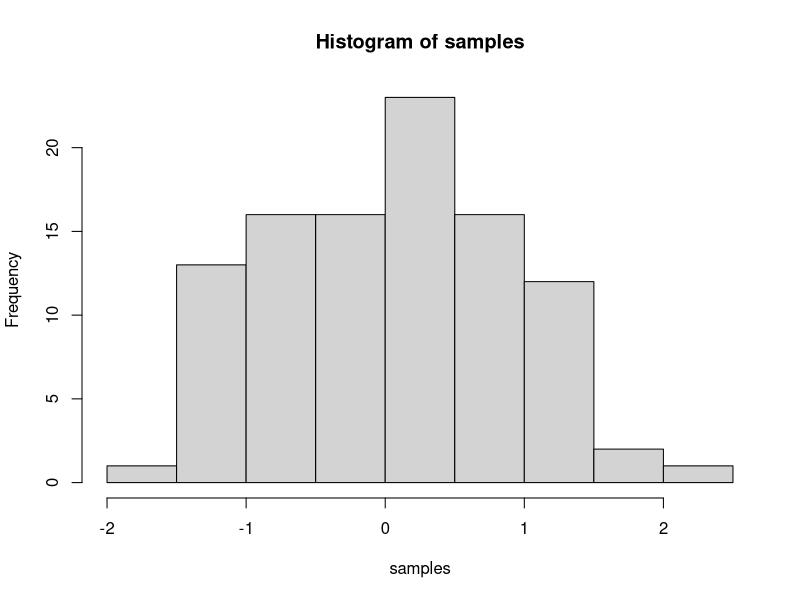
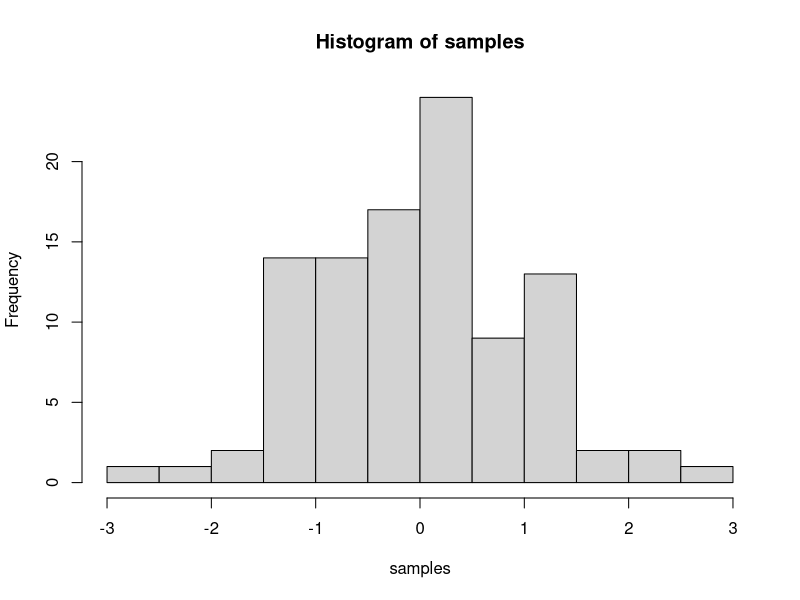

The R script that drew these images, in order:
## ---- chunk 1
knitr::opts_chunk$set(message=FALSE,warning=FALSE, cache=TRUE)
## ---- chunk 2
samples <- rnorm(100, mean=0, sd=1)
hist(samples)
## ---- chunk 3
samples <- rnorm(100, mean=0, sd=1)
hist(samples)
## ---- chunk 4
1+2
2*5
5/3
(1+6+4)/5

## ---- chunk 5
a<-1
b<-2
a+b

d<-c(1,2,3)
e<-c(5,6,7)
d+e
d*e
d/e

## ---- chunk 6
# для решения с помощью цикла for
# i становится числом от 1 до 100 на каждом шаге цикла

a <- length(100) # make empty variable, set length to 100
for (i in 1:100){
  a[i] <-i # в i присваивает число  i-му индексу a
}

print(a)

# цикл for решения #2

a<-c() #создайте пустую переменную используя комбинацию команд
for (i in 1:100){
  a<-c(a,i) # продолжает комбинировать `a` с собой и новым числом в `i`
}
print(a)

# решение с помощью 
a <- seq(1,100,1) # найдите справку для seq, используя ?seq() в консоли
print(a)

